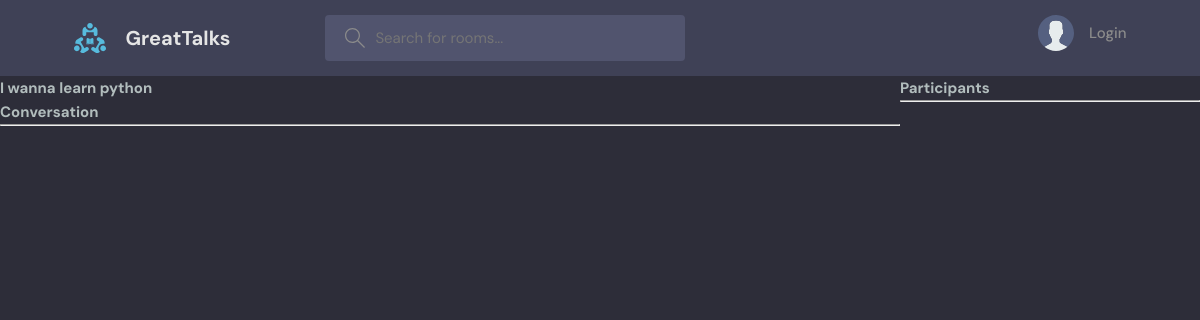
Before: /room/6/ with the older database file.
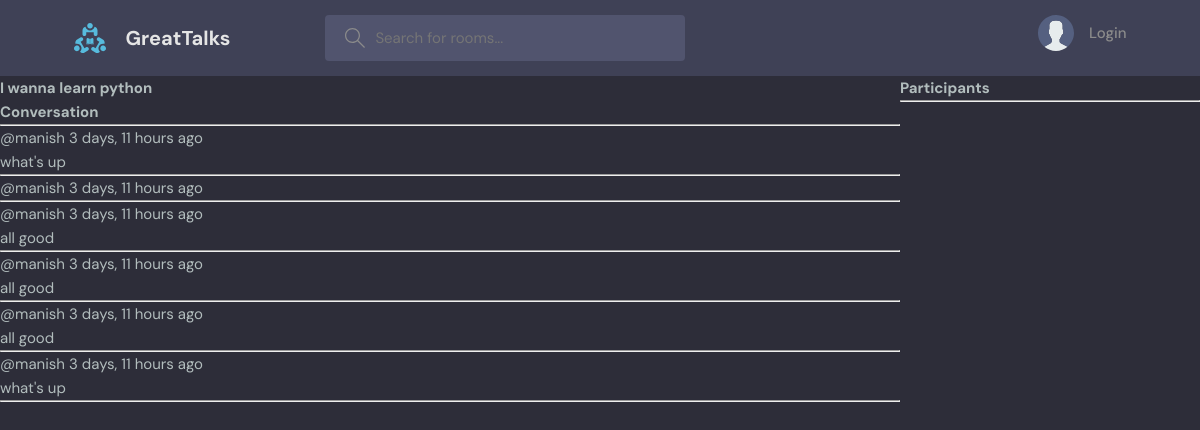
After: the same page with the newer database file.
### base/models.py (models this page shows, shortened)
class  Room(models.Model):
    host =models.ForeignKey(User, on_delete=models.SET_NULL, null= True)
    topic = models.ForeignKey(Topic, on_delete=models.SET_NULL, null=True)
    name = models.CharField(max_length=200)
    description = models.TextField(null = True, blank=True)
    participants =  models.ManyToManyField(User, related_name='participants', blank=True)
    updated = models.DateTimeField(auto_now=True)
    created = models.DateTimeField(auto_now_add=True)
    class Meta:
        ordering = ['-updated','-created']

class Message(models.Model):
    user = models.ForeignKey(User, on_delete=models.CASCADE)
    room = models.ForeignKey(Room, on_delete=models.CASCADE)
    body = models.TextField()
    updated = models.DateTimeField(auto_now=True)
    created = models.DateTimeField(auto_now_add=True)
    class Meta:
        ordering = ['-updated','-created']

### base/views.py (the view, shortened to what this page needs)
# urls.py: path('room/<str:pk>/',views.room, name="room"),
def room(request,pk):
    room = Room.objects.get(id = pk)
    room_messages = room.message_set.all().order_by('-created')
    participants = room.participants.all()
    context = {'room':room, 'room_messages': room_messages,'participants': participants}
    return render(request, 'base/room.html',context)

### base/templates/base/room.html (shortened to what this page needs)
{% extends 'main.html' %}
{%block content%}
<div class="room-container">
    <div>
        <h1>{{room.name}}</h1>
        <div class="comment-wrapper">
        <h3>Conversation</h3>
        <hr>
        {% for message in room_messages %}
        <div>
            <small>@{{message.user}} {{message.created|timesince}} ago</small>
            <p>{{message.body}}</p>
            <hr>
        </div>
        {% endfor %}
        </div>
    </div>
    <div>
        <h3> Participants</h3>
        <hr>
    </div>
</div>
{%endblock%}

### templates/main.html (shortened to what this page needs)
<!DOCTYPE html>
{% load static %}
<html lang="en">
  <head>
    <link rel="stylesheet" href="{%static 'styles/style.css'%}" />
  </head>
  <body>
    {% include 'navigation.html' %}
    {% block content %}
    {% endblock %}
  </body>
</html>

### templates/navigation.html (shortened to what this page needs)
{% load static %}
<header class="header header--loggedIn">
    <div class="container">
      <a href="{% url 'home' %}" class="header__logo">
        <img src="{% static 'images/logo.svg' %}" />
        <h1>GreatTalks</h1>
      </a>
      <form class="header__search" method="GET" action="{% url 'home' %}">
        <label>
          <input name="q" placeholder="Search for rooms..." />
        </label>
      </form>
      <nav class="header__menu">
        {% if request.user.is_authenticated %}
        <div class="header__user">
          <a href="profile.html">
            <div class="avatar avatar--medium active">
              <img src="https://randomuser.me/api/portraits/men/37.jpg" />
            </div>
            <p>{{request.user.username}} <span>@{{request.use.username}}</span></p>
          </a>
          <button class="dropdown-button">
            <svg version="1.1" xmlns="http://www.w3.org/2000/svg" width="32" height="32" viewBox="0 0 32 32">
              <title>chevron-down</title>
              <path d="M16 21l-13-13h-3l16 16 16-16h-3l-13 13z"></path>
            </svg>
          </button>
        </div>
            {% else %}
        <a href="{% url 'login'%}">
          <img src=" {% static 'images/avatar.svg'  %}" />
          <p>Login</p>
        </a>
        {% endif %}
      </nav>
    </div>
  </header>

### static/styles/style.css (style rules this page uses)
:root { --color-main: #71c6dd; --color-main-light: #e1f6fb; --color-dark: #3f4156; --color-dark-medium: #51546e; --color-dark-light: #696d97; --color-light: #e5e5e5; --color-gray: #8b8b8b; --color-light-gray: #b2bdbd; --color-bg: #2d2d39; --color-success: #5dd693; --color-error: #fc4b0b; }
* { font-family: "DM Sans", -apple-system, BlinkMacSystemFont, "Segoe UI", Roboto, Oxygen, Ubuntu, Cantarell, "Open Sans", "Helvetica Neue", sans-serif; margin: 0; padding: 0; box-sizing: border-box; text-rendering: optimizeLegibility; font-size: inherit; }
html { font-size: 56.25%; }
@media only screen and (min-width: 1200px) { html { font-size: 62.5%; } }
body { line-height: 1.6; font-weight: 400; font-size: 1.5rem; color: var(--color-light-gray); background-color: var(--color-bg); min-height: 100vh; }
img { width: 100%; }
a { display: inline-block; color: var(--color-main); text-decoration: none; }
.container { max-width: 120rem; width: 90%; margin: auto; }
.header { padding: 1.5rem; background-color: var(--color-dark); }
.header > .container { display: flex; gap: 9.5rem; }
.header__logo, .header__user { display: flex; gap: 2rem; align-items: center; }
.header__logo > img { height: 3.2rem; width: 3.2rem; }
.header__logo > h1 { font-weight: 700; font-size: 2rem; color: var(--color-light); }
.header__search > label { background-color: var(--color-dark-medium); padding: 1.3rem 1rem; display: flex; align-items: center; gap: 1rem; border-radius: 4px; }
.header__search svg { fill: var(--color-gray); width: 2rem; height: 2rem; margin-left: 1rem; }
.header__search input { width: 30rem; background: transparent; border: none; outline: none; color: var(--color-light); }
.header__menu { margin-left: auto; position: relative; }
.header__menu a { display: flex; gap: 1.5rem; align-items: center; font-weight: 500; text-decoration: none; color: var(--color-gray); }
.header__menu img { height: 3.6rem; }
.header__menu p { line-height: 1.2; }

### base/templates/base/room.html (style rules this page uses)
.room-container { display: grid; grid-template-columns: 3fr 1fr; }

Changed rows visible on the page:
added Message: user "manish", created "3 days, 11 hours", body "what's up"
added Message: user "manish", created "3 days, 11 hours"
added Message: user "manish", created "3 days, 11 hours", body "all good"
added Message: user "manish", created "3 days, 11 hours", body "all good"
added Message: user "manish", created "3 days, 11 hours", body "all good"
added Message: user "manish", created "3 days, 11 hours", body "what's up"
